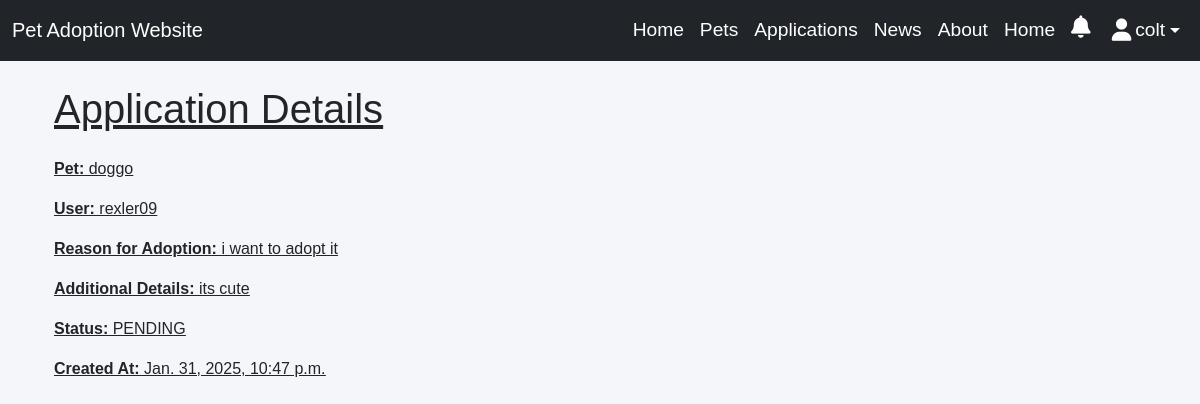
The page /adoptions/6/ (signed in) on the database as committed earlier.
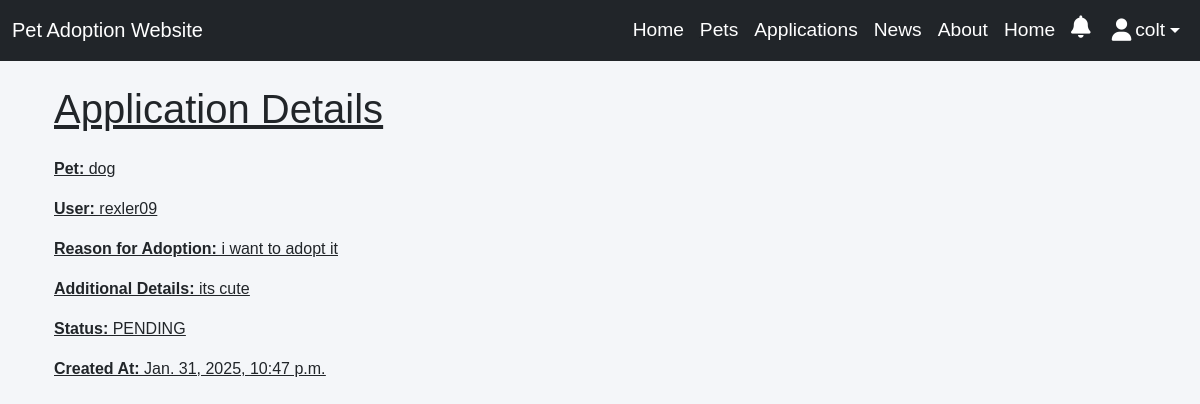
The same page on the database as committed later.
### app/models.py (models this page shows, shortened)
class AdoptionApplication(models.Model):
    pet = models.ForeignKey(Pet, on_delete=models.CASCADE)
    user = models.ForeignKey(settings.AUTH_USER_MODEL, on_delete=models.CASCADE)
    reason_for_adoption = models.TextField()
    additional_details = models.TextField(blank=True, null=True)
    created_at = models.DateTimeField(auto_now_add=True)
    status = models.CharField(max_length=20, choices=
    [('PENDING', 'Pending'), ('APPROVED', 'Approved'), ('DENIED', 'Denied')],
        default='PENDING'
    )

class Pet(models.Model):
    name = models.CharField(max_length=100)
    animal = models.CharField(max_length=50)
    breed = models.CharField(max_length=50)
    age = models.IntegerField()
    description = models.TextField()
    post_image = models.ImageField(upload_to='pets/')
    owner = models.ForeignKey(settings.AUTH_USER_MODEL, null=True, blank=True, on_delete=models.SET_NULL)
    is_adopted = models.BooleanField(default=False)

### accounts/models.py (models this page shows, shortened)
class CustomUser(AbstractUser):
    age = models.IntegerField(null=True, blank=True)
    gender = models.CharField(max_length=10,  choices=[
            ('Male', 'Male'),
            ('Female', 'Female'),
            ('Other', 'Other'),
        ],)
    phone_number = models.CharField(max_length=15)
    image = models.ImageField(upload_to='profile_images/', blank=True, null=True, default='profile_images/default_profile.jpg')

### app/views.py (the view)
# urls.py: path('adoptions/<int:pk>/', AdoptionApplicationDetailView.as_view(), name='adoption_application_detail'),
class AdoptionApplicationDetailView(LoginRequiredMixin, DetailView):
    model = AdoptionApplication
    template_name = 'applicant/adoption_application_detail.html'
    context_object_name = 'application'

### app/context_processors.py (called while the page is built)
def notification_count(request):
    if request.user.is_authenticated:
        unread_count = Notification.objects.filter(user=request.user, is_read=False).count()
    else:
        unread_count = 0
    return {'unread_notifications_count': unread_count}

### app/templates/applicant/adoption_application_detail.html (shortened to what this page needs)
{% extends 'app/base.html' %}
{% block content %}
<div class="container">
    <h1 class="mb-4">Application Details</h1>
    <p><strong>Pet:</strong> {{ application.pet.name }}</p>
    <p><strong>User:</strong> {{ application.user.username }}</p>
    <p><strong>Reason for Adoption:</strong> {{ application.reason_for_adoption }}</p>
    <p><strong>Additional Details:</strong> {{ application.additional_details }}</p>
    <p><strong>Status:</strong> {{ application.status }}</p>
    <p><strong>Created At:</strong> {{ application.created_at }}</p>
</div>
{% endblock content %}

Rows that differ between the two databases and show on the page:
changed through a linked row, AdoptionApplication "i want to adopt it": pet.name "doggo" → "dog"
